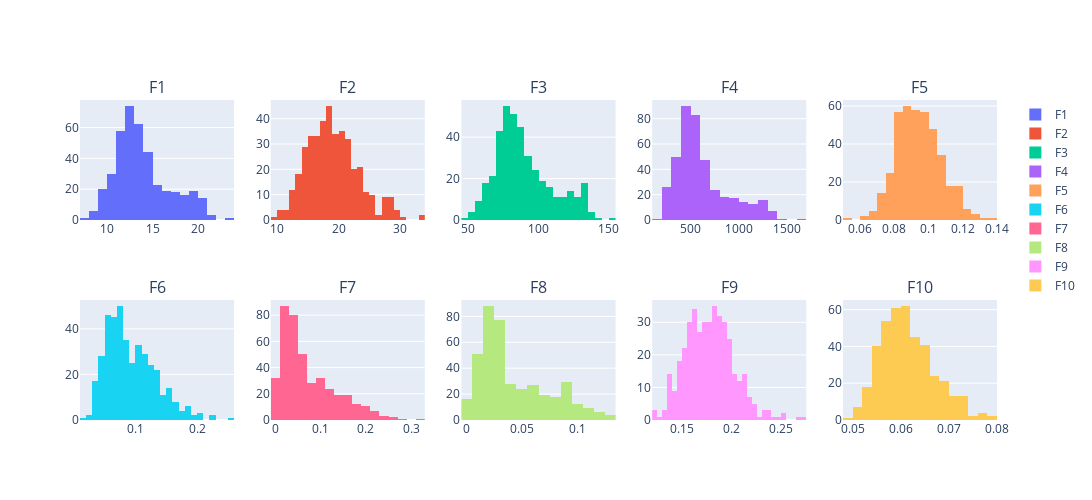

The notebook cell this image was saved under:
### Code cell
eda.hist_subplots(sample_df, columns=5, width=250, height=250)

### Figure 1 — Plotly figure (JSON) as saved in the notebook; plotly's stock layout.template omitted (floating-point values rounded to 4 significant figures; data arrays with more than 128 entries replaced by an {"elided": "..."} marker saying what was removed)
{"data": [{"name": "F1", "type": "histogram", "x": {"elided": "408 float values"}, "xaxis": "x", "yaxis": "y"}, {"name": "F2", "type": "histogram", "x": {"elided": "408 float values"}, "xaxis": "x2", "yaxis": "y2"}, {"name": "F3", "type": "histogram", "x": {"elided": "408 float values"}, "xaxis": "x3", "yaxis": "y3"}, {"name": "F4", "type": "histogram", "x": {"elided": "408 float values"}, "xaxis": "x4", "yaxis": "y4"}, {"name": "F5", "type": "histogram", "x": {"elided": "408 float values"}, "xaxis": "x5", "yaxis": "y5"}, {"name": "F6", "type": "histogram", "x": {"elided": "408 float values"}, "xaxis": "x6", "yaxis": "y6"}, {"name": "F7", "type": "histogram", "x": {"elided": "408 float values"}, "xaxis": "x7", "yaxis": "y7"}, {"name": "F8", "type": "histogram", "x": {"elided": "408 float values"}, "xaxis": "x8", "yaxis": "y8"}, {"name": "F9", "type": "histogram", "x": {"elided": "408 float values"}, "xaxis": "x9", "yaxis": "y9"}, {"name": "F10", "type": "histogram", "x": {"elided": "408 float values"}, "xaxis": "x10", "yaxis": "y10"}], "layout": {"annotations": [{"font": {"size": 16}, "showarrow": false, "text": "F1", "x": 0.084, "xanchor": "center", "xref": "paper", "y": 1, "yanchor": "bottom", "yref": "paper"}, {"font": {"size": 16}, "showarrow": false, "text": "F2", "x": 0.292, "xanchor": "center", "xref": "paper", "y": 1, "yanchor": "bottom", "yref": "paper"}, {"font": {"size": 16}, "showarrow": false, "text": "F3", "x": 0.5, "xanchor": "center", "xref": "paper", "y": 1, "yanchor": "bottom", "yref": "paper"}, {"font": {"size": 16}, "showarrow": false, "text": "F4", "x": 0.708, "xanchor": "center", "xref": "paper", "y": 1, "yanchor": "bottom", "yref": "paper"}, {"font": {"size": 16}, "showarrow": false, "text": "F5", "x": 0.916, "xanchor": "center", "xref": "paper", "y": 1, "yanchor": "bottom", "yref": "paper"}, {"font": {"size": 16}, "showarrow": false, "text": "F6", "x": 0.084, "xanchor": "center", "xref": "paper", "y": 0.375, "yanchor": "bottom", "yref": "paper"}, {"font": {"size": 16}, "showarrow": false, "text": "F7", "x": 0.292, "xanchor": "center", "xref": "paper", "y": 0.375, "yanchor": "bottom", "yref": "paper"}, {"font": {"size": 16}, "showarrow": false, "text": "F8", "x": 0.5, "xanchor": "center", "xref": "paper", "y": 0.375, "yanchor": "bottom", "yref": "paper"}, {"font": {"size": 16}, "showarrow": false, "text": "F9", "x": 0.708, "xanchor": "center", "xref": "paper", "y": 0.375, "yanchor": "bottom", "yref": "paper"}, {"font": {"size": 16}, "showarrow": false, "text": "F10", "x": 0.916, "xanchor": "center", "xref": "paper", "y": 0.375, "yanchor": "bottom", "yref": "paper"}], "height": 500, "showlegend": true, "width": 1250, "xaxis": {"anchor": "y", "domain": [0, 0.168]}, "xaxis10": {"anchor": "y10", "domain": [0.832, 1]}, "xaxis2": {"anchor": "y2", "domain": [0.208, 0.376]}, "xaxis3": {"anchor": "y3", "domain": [0.416, 0.584]}, "xaxis4": {"anchor": "y4", "domain": [0.624, 0.792]}, "xaxis5": {"anchor": "y5", "domain": [0.832, 1]}, "xaxis6": {"anchor": "y6", "domain": [0, 0.168]}, "xaxis7": {"anchor": "y7", "domain": [0.208, 0.376]}, "xaxis8": {"anchor": "y8", "domain": [0.416, 0.584]}, "xaxis9": {"anchor": "y9", "domain": [0.624, 0.792]}, "yaxis": {"anchor": "x", "domain": [0.625, 1]}, "yaxis10": {"anchor": "x10", "domain": [0, 0.375]}, "yaxis2": {"anchor": "x2", "domain": [0.625, 1]}, "yaxis3": {"anchor": "x3", "domain": [0.625, 1]}, "yaxis4": {"anchor": "x4", "domain": [0.625, 1]}, "yaxis5": {"anchor": "x5", "domain": [0.625, 1]}, "yaxis6": {"anchor": "x6", "domain": [0, 0.375]}, "yaxis7": {"anchor": "x7", "domain": [0, 0.375]}, "yaxis8": {"anchor": "x8", "domain": [0, 0.375]}, "yaxis9": {"anchor": "x9", "domain": [0, 0.375]}}}
